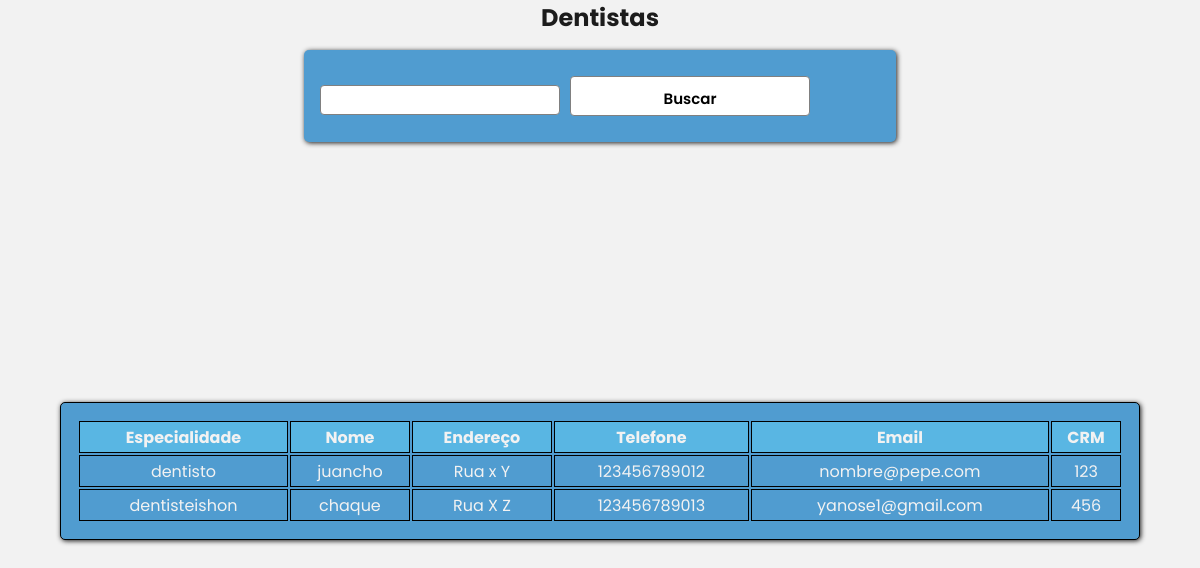
/listardentista.php, run on an earlier commit of the app's database.
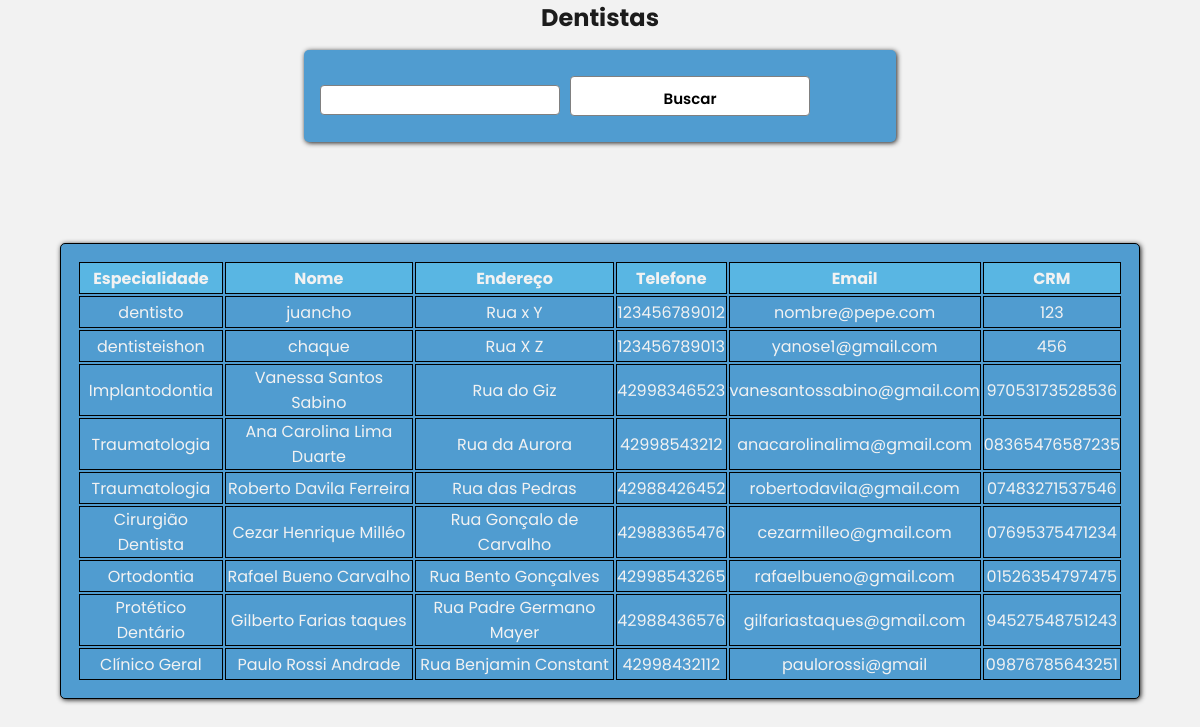
And on a later commit of the database.
### tables this page shows
CREATE TABLE IF NOT EXISTS `dentista` (
  `id_funcionario_pk` int(12) NOT NULL,
  `cpf` varchar(11) DEFAULT NULL,
  `especialidade` text,
  `nome` text,
  `endereco` text,
  `telefone` bigint(12) DEFAULT NULL,
  `email` text,
  `crm` text,
  PRIMARY KEY (`id_funcionario_pk`)
);

### persistence/Banco.php (called while the page is built, shortened)
<?php
class Banco{
	private $conexao;
	public function __construct(){
		$this->url="localhost";
		$this->usuario="root";
		$this->senha="";
		$this->banco="odontologia";
		$this->conexao=new mysqli($this->url,$this->usuario,
			$this->senha,$this->banco);
	}
	public function consultar($sql)
	{
		$consulta=$this->conexao->query($sql);
		$linhas=$consulta->num_rows;
		if($linhas>0){
			return $consulta;
		}else{
			return false;
		}
	}
}
?>

### persistence/DentistaPA.php (called while the page is built, shortened)
<?php
	require_once 'Banco.php';
	class DentistaPA{
		private $conexao;
		function __construct(){
			$this->conexao=new Banco();
		}
		public function listar()
		{
			$sql="select * from dentista";
			return $this->conexao->consultar($sql);
		}
}
?>

### listardentista.php (the view, shortened to what this page needs)
<?php
require_once 'cabecalho.php';
?>
    <h2>Dentistas</h2>
<?php
require_once 'persistence/DentistaPA.php';
$dentistapa=new DentistaPA();
$consulta=$dentistapa->listar();
if(!$consulta){
	echo "<h2>Ainda estamos cadastrando!</h2>";
}else{
	echo "<div id='painel'>";
	echo "<form action='buscardentista.php' method='GET'>";
	echo "<input type='search' name='busca'>";
	echo "<input class='btn' type='submit' name='botao' value='Buscar'>";
	echo "</form>";
	echo "</div>";
	echo "<table>";
	echo "<tr>";
	echo "<th>Especialidade</th>";
	echo "<th>Nome</th>";
	echo "<th>Endereço</th>";
	echo "<th>Telefone</th>";
	echo "<th>Email</th>";
	echo "<th>CRM</th>";
	echo "</tr>";
	$consultag=$dentistapa->listar();
	while($linha=$consultag->fetch_assoc()){
		echo "<tr>";
		echo "<td>".$linha['especialidade']."</td>";
		echo "<td>".$linha['nome']."</td>";
		echo "<td>".$linha['endereco']."</td>";
		echo "<td>".$linha['telefone']."</td>";
		echo "<td>".$linha['email']."</td>";
		echo "<td>".$linha['crm']."</td>";
		echo "</tr>";
	}
	echo "</table>";
}
?>
</body>
</html>

What changed in the data, as far as the page shows it:
added dentista: especialidade "Implantodontia", nome "Vanessa Santos Sabino", endereco "Rua do Giz", telefone "42998346523", email "vanesantossabino@gmail.com", crm "97053173528536"
added dentista: especialidade "Traumatologia", nome "Ana Carolina Lima Duarte", endereco "Rua da Aurora", telefone "42998543212", email "anacarolinalima@gmail.com", crm "08365476587235"
added dentista: especialidade "Traumatologia", nome "Roberto Davila Ferreira", endereco "Rua das Pedras", telefone "42988426452", email "robertodavila@gmail.com", crm "07483271537546"
added dentista: especialidade "Cirurgião Dentista", nome "Cezar Henrique Milléo", endereco "Rua Gonçalo de Carvalho", telefone "42988365476", email "cezarmilleo@gmail.com", crm "07695375471234"
added dentista: especialidade "Ortodontia", nome "Rafael Bueno Carvalho", endereco "Rua Bento Gonçalves", telefone "42998543265", email "rafaelbueno@gmail.com", crm "01526354797475"
added dentista: especialidade "Protético Dentário", nome "Gilberto Farias taques", endereco "Rua Padre Germano Mayer", telefone "42988436576", email "gilfariastaques@gmail.com", crm "94527548751243"
added dentista: especialidade "Clínico Geral", nome "Paulo Rossi Andrade", endereco "Rua Benjamin Constant", telefone "42998432112", email "paulorossi@gmail", crm "09876785643251"
